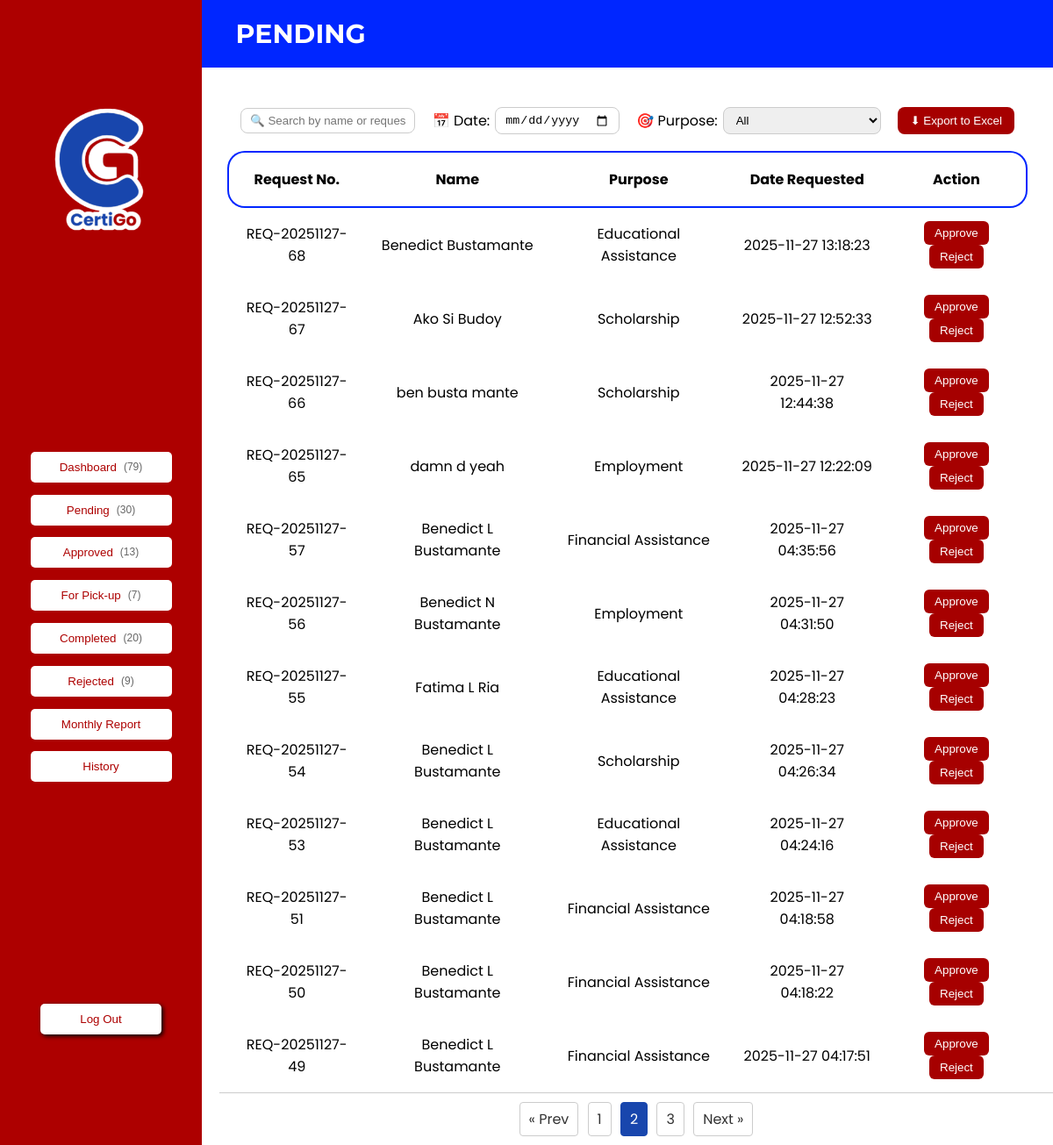
The app's page /admin_dashboard.php?tab=pending&page=2 (signed in) with its own data.
### tables this page shows
CREATE TABLE `request` (
  `id` int(11) NOT NULL,
  `tracking_no` varchar(50) DEFAULT NULL,
  `firstname` varchar(100) NOT NULL,
  `middleinitial` varchar(10) DEFAULT NULL,
  `lastname` varchar(100) NOT NULL,
  `address` varchar(255) DEFAULT NULL,
  `dateofbirth` date DEFAULT NULL,
  `age` int(3) DEFAULT NULL,
  `gender` varchar(20) DEFAULT NULL,
  `yearresidency` int(11) DEFAULT NULL,
  `contact` varchar(50) DEFAULT NULL,
  `email` varchar(100) DEFAULT NULL,
  `purpose` text DEFAULT NULL,
  `remarks` text DEFAULT NULL,
  `validid` varchar(255) DEFAULT NULL,
  `cedula` varchar(255) DEFAULT NULL,
  `holdingid` varchar(255) DEFAULT NULL,
  `status` varchar(50) DEFAULT 'Pending',
  `student_patient_name` varchar(255) DEFAULT NULL,
  `student_patient_address` varchar(255) DEFAULT NULL,
  `relationship` varchar(100) DEFAULT NULL,
  `date_submitted` datetime DEFAULT current_timestamp(),
  `pickup_date` date DEFAULT NULL,
  `date_claimed` date DEFAULT NULL,
  `reject_reason` text DEFAULT NULL
);

### admin_dashboard.php (the view, shortened to what this page needs)
<?php
include 'php/config.php';
$limit = 12;
$tab = isset($_GET['tab']) ? $_GET['tab'] : 'pending';
$page = isset($_GET['page']) && is_numeric($_GET['page']) ? max(1, intval($_GET['page'])) : 1;
$offset = ($page - 1) * $limit;
$statusMap = [
  'pending' => 'Pending',
  'approved' => 'Approved',
  'forpickup' => 'For Pick-up',
  'completed' => 'Completed',
  'rejected' => 'Rejected'
];
$currentStatus = isset($statusMap[$tab]) ? $statusMap[$tab] : 'Pending';
$escapedStatus = $conn->real_escape_string($currentStatus);
$totalRes = $conn->query("SELECT COUNT(*) AS total FROM request WHERE status = '$escapedStatus'");
$totalRows = ($totalRes && $totalRes->num_rows) ? intval($totalRes->fetch_assoc()['total']) : 0;
$totalPages = $totalRows > 0 ? ceil($totalRows / $limit) : 1;
$requestsStmt = $conn->query("
    SELECT * FROM request
    WHERE status = '$escapedStatus'
    ORDER BY date_submitted DESC
    LIMIT $limit OFFSET $offset
");
$all = $requestsStmt ? $requestsStmt->fetch_all(MYSQLI_ASSOC) : [];
$tabCounts = [];
$dashboardTotal = 0;
foreach ($statusMap as $key => $label) {
  $esc = $conn->real_escape_string($label);
  $r = $conn->query("SELECT COUNT(*) AS c FROM request WHERE status = '$esc'");
  $tabCounts[$key] = ($r && $r->num_rows) ? intval($r->fetch_assoc()['c']) : 0;
  $dashboardTotal += $tabCounts[$key];
}
$tabCounts['dashboard'] = $dashboardTotal;
$rh = $conn->query("SELECT COUNT(*) AS c FROM request_history");
$tabCounts['history'] = ($rh && $rh->num_rows) ? intval($rh->fetch_assoc()['c']) : 0;
?>
<!DOCTYPE html>
<html lang="en">
<head>
  <link rel="stylesheet" href="css/styleAdmin.css">
</head>
<body>
  <div class="container">
    <div class="sidebar">
      <img src="images/logo-certigo.png" alt="" class="logo">
      <div class="btns">
        <button class="active-tab" onclick="window.location='?tab=dashboard'">Dashboard <span class="tab-count">(<?= isset($tabCounts['dashboard']) ? $tabCounts['dashboard'] : 0 ?>)</span></button>
        <button class="active-tab" onclick="window.location='?tab=pending'">Pending <span class="tab-count">(<?= isset($tabCounts['pending']) ? $tabCounts['pending'] : 0 ?>)</span></button>
        <button class="active-tab" onclick="window.location='?tab=approved'">Approved <span class="tab-count">(<?= isset($tabCounts['approved']) ? $tabCounts['approved'] : 0 ?>)</span></button>
        <button class="active-tab" onclick="window.location='?tab=forpickup'">For Pick-up <span class="tab-count">(<?= isset($tabCounts['forpickup']) ? $tabCounts['forpickup'] : 0 ?>)</span></button>
        <button class="active-tab" onclick="window.location='?tab=completed'">Completed <span class="tab-count">(<?= isset($tabCounts['completed']) ? $tabCounts['completed'] : 0 ?>)</span></button>
        <button class="active-tab" onclick="window.location='?tab=rejected'">Rejected <span class="tab-count">(<?= isset($tabCounts['rejected']) ? $tabCounts['rejected'] : 0 ?>)</span></button>
        <button class="active-tab" onclick="window.location='?tab=monthly'">Monthly Report</button>
        <button class="active-tab" onclick="window.location='?tab=history'">History</button>
      </div>
      <button id="logoutBtn" class="signOut">Log Out</button>
    </div>
    <div class="main">
      <div id="<?= htmlspecialchars($tab) ?>" class="tab-content">
        <div class="header">
          <h1><?= ucfirst($tab) ?></h1>
        </div>
        <div class="main2">
          <br>
          <?php if ($tab === 'pending'): ?>
            <div class="table-tools">
              <div class="tool-group">
                <input type="text" id="searchInput" class="tool-input"
                  placeholder="🔍 Search by name or request number...">
              </div>
              <div class="tool-group">
                <label for="dateFilter">📅 Date:</label>
                <input type="date" id="dateFilter" class="tool-input">
              </div>
              <div class="tool-group">
                <label for="purposeFilterPending">🎯 Purpose:</label>
                <select id="purposeFilterPending" class="tool-input">
                  <option value="">All</option>
                </select>
              </div>
              <div class="tool-group">
                <button id="exportExcelBtn" class="export-btn">⬇ Export to Excel</button>
              </div>
            </div>
            <table id="pendingTable">
              <tr class="column-header-row">
                <th>Request No.</th>
                <th>Name</th>
                <th>Purpose</th>
                <th>Date Requested</th>
                <th>Action</th>
              </tr>
              <?php foreach ($all as $r): ?>
                <tr data-request='<?= htmlspecialchars(json_encode($r), ENT_QUOTES) ?>' class="request-row">
                  <td><?= htmlspecialchars($r['tracking_no']) ?></td>
                  <td><?= htmlspecialchars($r['firstname'] . ' ' . $r['middleinitial'] . ' ' . $r['lastname']) ?></td>
                  <td><?= htmlspecialchars($r['purpose']) ?></td>
                  <td><?= htmlspecialchars($r['date_submitted']) ?></td>
                  <td>
                    <button class="approve-btn" data-id="<?= intval($r['id']) ?>">Approve</button>
                    <button class="reject-btn" data-id="<?= intval($r['id']) ?>">Reject</button>
                  </td>
                </tr>
              <?php endforeach; ?>
            </table>
          <?php endif; ?>
          <div class="pagination">
            <?php if ($page > 1): ?>
              <a href="?tab=<?= urlencode($tab) ?>&page=<?= $page - 1 ?>">&laquo; Prev</a>
            <?php endif; ?>
            <?php for ($i = 1; $i <= $totalPages; $i++): ?>
              <a href="?tab=<?= urlencode($tab) ?>&page=<?= $i ?>"
                class="<?= $i == $page ? 'active' : '' ?>"><?= $i ?></a>
            <?php endfor; ?>
            <?php if ($page < $totalPages): ?>
              <a href="?tab=<?= urlencode($tab) ?>&page=<?= $page + 1 ?>">Next &raquo;</a>
            <?php endif; ?>
          </div>
        </div>
      </div>
    </div>
  </div>
</body>
</html>

### css/styleAdmin.css (style rules this page uses)
body { font-family: 'Poppins'; background-color: #f5f5f5; margin: 0px; }
.container { display: flex; height: 100vh; }
.sidebar { width: 230px; background-color: #AD0000; color: white; display: flex; flex-direction: column; align-items: center; justify-content: space-around; }
.logo { height: 150px; }
.btns { width: 100%; display: flex; justify-content: center; align-items: center; flex-flow: column nowrap; }
.sidebar button { display: flex; width: 70%; background: #ffffff; border: none; border-radius: 5px; color: #AD0000; text-align: left; cursor: pointer; justify-content: center; padding: 10px; margin: 3% 0; }
.tab-count { margin-left: 8px; font-size: 12px; color: #666666; }
.sidebar .signOut { padding: 10px; width: 60%; background-color: #FFFFFF; color: #AD0000; border-radius: 5px; box-shadow: 2px 2px 5px #000000; }
.main { flex: 1; background-color: white; overflow-y: auto; padding: 0% 0%; }
.main2 { flex: 1; background-color: white; overflow-y: auto; padding: 0% 3%; }
table { width: 100%; border-collapse: separate; border: 0px 0px 1px 0px solid #0026ff; }
th { padding: 20px; text-align: center ; }
td { padding: 15px; text-align: center ; margin: 1% 0%; }
.header { padding: 20px; background-color: #0026ff; color: #ffffff; font-family: 'Montserrat', sans-serif; font-style: normal; margin-bottom: 1%; text-transform: uppercase; text-align: left; display: flex; justify-content: left; align-items: flex-start; }
.header h1 { font-size: 30px; margin: 0; text-align: right; padding-left: 2%; }
.column-header-row { box-shadow: inset 0 0 0 2px #0026ff; border-radius: 20px; }
.request-row { border-radius: 20px; margin: 5% 0; }
.request-row button { background: #a60000; color: white; border: none; padding: 6px 12px; border-radius: 6px; cursor: pointer; transition: all 0.2s ease; }
.tab-content { flex: 1; display: flex; flex-direction: column; overflow-y: auto; padding-bottom: 60px; }
.tab-content table { flex: 1; width: 100%; border-collapse: collapse; }
.pagination { position: fixed; bottom: 0; left: 250px; right: 0; background: #fff; text-align: center; padding: 10px 0; border-top: 1px solid #ccc; z-index: 999; }
.pagination a { display: inline-block; padding: 6px 10px; margin: 0 3px; border: 1px solid #ccc; text-decoration: none; color: #333; border-radius: 4px; }
.pagination a.active { background: #1846AD; color: #fff; border-color: #1846AD; }
.table-tools { display: flex; flex-wrap: wrap; align-items: center; justify-content: space-between; gap: 10px; margin-bottom: 1%; background: #fff; padding: 10px 15px; border-radius: 10px; }
.tool-group { display: flex; align-items: center; gap: 6px; }
.tool-input { padding: 6px 10px; border: 1px solid #ccc; border-radius: 8px; outline: none; }
.export-btn { background: #a60000; color: white; border: none; border-radius: 8px; padding: 8px 14px; cursor: pointer; transition: background 0.2s; }

### records on screen
request: tracking_no "REQ-20251127-68", firstname+middleinitial+lastname "Benedict Bustamante", purpose "Educational Assistance", date_submitted "2025-11-27 13:18:23"
request: tracking_no "REQ-20251127-67", firstname+middleinitial+lastname "Ako Si Budoy", purpose "Scholarship", date_submitted "2025-11-27 12:52:33"
request: tracking_no "REQ-20251127-66", firstname+middleinitial+lastname "ben busta mante", purpose "Scholarship", date_submitted "2025-11-27 12:44:38"
request: tracking_no "REQ-20251127-65", firstname+middleinitial+lastname "damn d yeah", purpose "Employment", date_submitted "2025-11-27 12:22:09"
request: tracking_no "REQ-20251127-57", firstname+middleinitial+lastname "Benedict L Bustamante", purpose "Financial Assistance", date_submitted "2025-11-27 04:35:56"
request: tracking_no "REQ-20251127-56", firstname+middleinitial+lastname "Benedict N Bustamante", purpose "Employment", date_submitted "2025-11-27 04:31:50"
request: tracking_no "REQ-20251127-55", firstname+middleinitial+lastname "Fatima L Ria", purpose "Educational Assistance", date_submitted "2025-11-27 04:28:23"
request: tracking_no "REQ-20251127-54", firstname+middleinitial+lastname "Benedict L Bustamante", purpose "Scholarship", date_submitted "2025-11-27 04:26:34"
request: tracking_no "REQ-20251127-53", firstname+middleinitial+lastname "Benedict L Bustamante", purpose "Educational Assistance", date_submitted "2025-11-27 04:24:16"
request: tracking_no "REQ-20251127-51", firstname+middleinitial+lastname "Benedict L Bustamante", purpose "Financial Assistance", date_submitted "2025-11-27 04:18:58"
request: tracking_no "REQ-20251127-50", firstname+middleinitial+lastname "Benedict L Bustamante", purpose "Financial Assistance", date_submitted "2025-11-27 04:18:22"
request: tracking_no "REQ-20251127-49", firstname+middleinitial+lastname "Benedict L Bustamante", purpose "Financial Assistance", date_submitted "2025-11-27 04:17:51"

### other values on screen
$tabCounts['dashboard'] "79"
$tabCounts['pending'] "30"
$tabCounts['approved'] "13"
$tabCounts['forpickup'] "7"
$tabCounts['completed'] "20"
$tabCounts['rejected'] "9"
$tab "PENDING"
